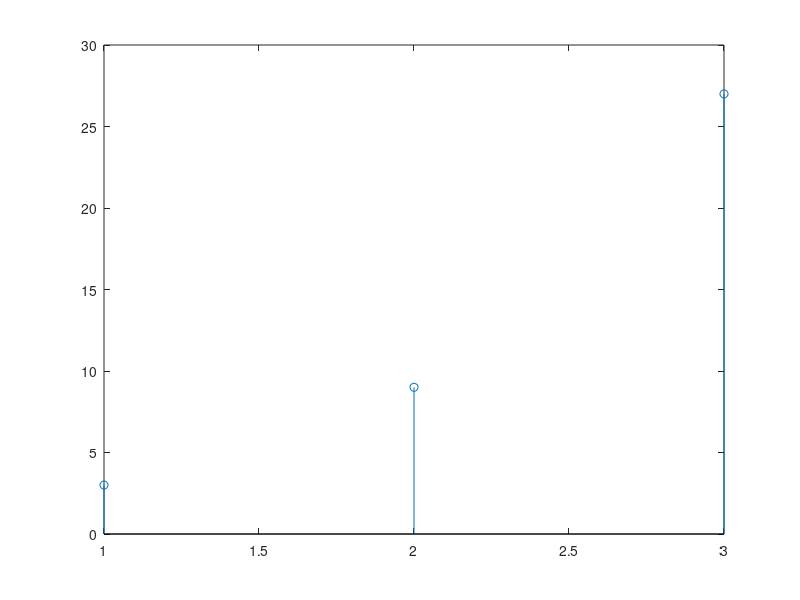
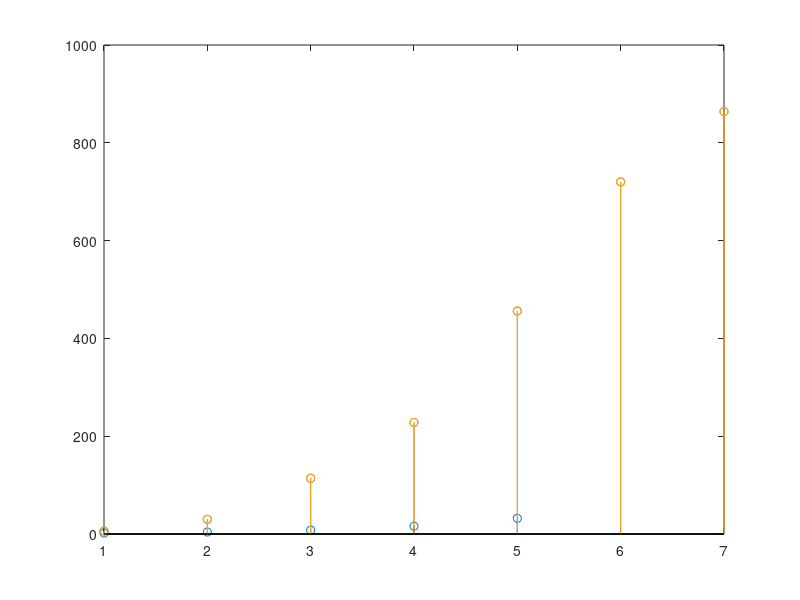

The MATLAB script that drew these images, in order:
clear all; clc;
n = 1 : 39;
x1 = (n).*(n<=20 & n>=1)+(40-n).*(n>20 & n<=39);
x2 = (n<11 & n>=1);
figure(1)
stem(n, x1)
figure(2)
stem(n, x2)
%%
%hold on
y = conv(x1,x2);
stem(y);
%%
clear all; clc;
X2(1:10)=1;
X1(1:39)=0;
for i=1:39
    if i<=20 && i>=1
        X1(i)=i;
    else i>20 & i<= 39;
        X1(i)=40-i;
    end
end
A(1:48,1:10)=0;
for i =1:10
    for j = 1:48
        if j>=i && j-i+1<=39
            A(j,i)=X1(j-i+1);
        end
    end
end
X2=transpose(X2);

mat = A*X2;
stem(mat);
%%
clear all; clc;
n = 1 : 3;
x1 = (3.^n).*(n<=3 & n>=1)
figure(1)
stem(n, x1)
n = 1 : 5
x2 = (2.^n).*(n<11 & n>=1) ;

figure(2)
stem(n, x2)
%%
hold on
y = conv(x1,x2);
stem(y);
%%
clear all; clc;
X2(1:5)=1;
X1(1:3)=0;
for i=1:5
    if i<=3
        X1(i)=3^i;
        X2(i)=2^i
    else i>3;
        X2(i)=2^i
    end
end
A(1:7,1:5)=0;
for i =1:5
    for j = 1:7
        if j>=i && j-i+1<=3
            A(j,i)=X1(j-i+1);
        end
    end
end
X2=transpose(X2);
mat = A*X2
stem(mat);

